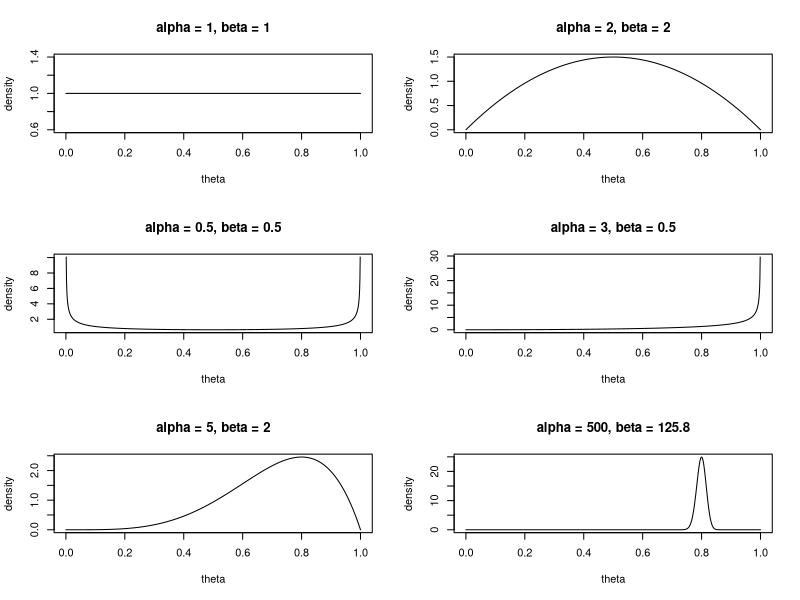

Generate this figure with R:
library(stats)

par(mfrow = c(3, 2)) # display multiple plots
x = seq(0, 1, by = 0.001) # Probability
alpha = c(1, 2, 0.5, 3, 5, 500)
beta = c(1, 2, 0.5, 0.5, 2, 125.8)
for(i in 1:length(alpha)){
  y <- dbeta(x, shape1 = alpha[i], shape2 = beta[i])
  plot(x, y, main = paste("alpha = ", alpha[i], ", beta = ", beta[i], sep = ""), 
       type = "l", xlab = "theta", ylab = "density")
}
